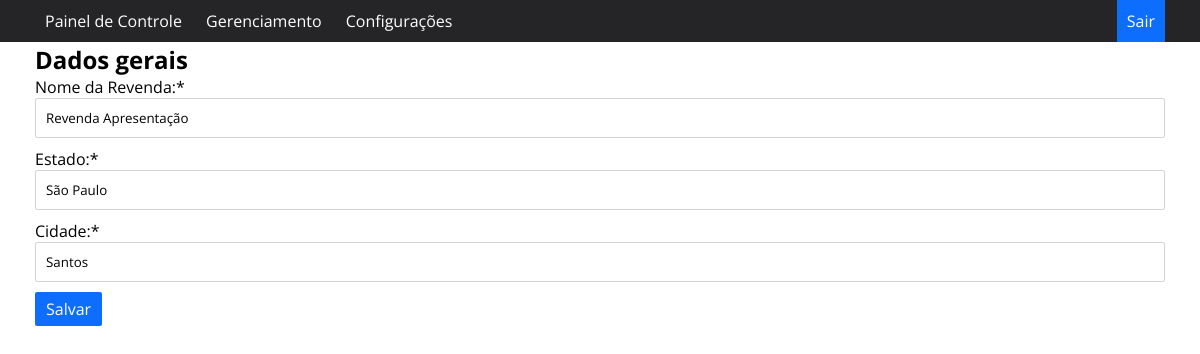
Page /editarrevenda/1 on the committed database.
### app.py (models this page shows, shortened)
class Revenda(db.Model):
    id = db.Column('id', Integer, primary_key=True, autoincrement=True)
    datainsercao = db.Column('datainsercao', String(500), nullable=False)
    revenda = db.Column('revenda', String(255), nullable=False)
    estado = db.Column('estado', String(255), nullable=False)
    cidade = db.Column('cidade', String(255), nullable=False)

### app.py (the view)
@app.route('/editarrevenda/<int:id>', methods=['GET', 'POST'])
def editarrevenda(id):
    revenda = Revenda.query.get(id)
    if request.method:
        if request.method == 'POST':
            revenda.revenda = request.form['revenda']
            revenda.estado = request.form['estado']
            revenda.cidade = request.form['cidade']
            db.session.commit()
            return redirect(url_for('gerenciamentorevendas'))
        return render_template('editarrevenda.html', revenda=revenda)
    return render_template('gerenaciamentorevendas.html', revenda=revenda)

### templates/editarrevenda.html (shortened to what this page needs)
<!DOCTYPE html>
<html lang="en">
<head>
    <link rel="stylesheet" href="{{ url_for('static', filename='estilo.css') }}">
</head>
<body>
    <nav id="menu-h">
        <ul>
            <li><a href="/paineldecontrole">Painel de Controle</a></li>
            <li><a href="#">Gerenciamento</a>
        </li>
        <li><a href="#">Configurações</a>
        </li>
            <li id="sair"><a href="#">Sair</a></li>
        </ul>
    </nav>
    <div class="container">
    <h1>Editar Revenda</h1>
    <h2>Dados gerais</h2>
    <section>
    <form name="editarrevenda" class="form" method="post" action="/editarrevenda/{{revenda.id}}">
            <div class="form-group">
                <label for="revenda" class="label">Nome da Revenda:*</label>
                <input type="text" name="revenda" class="form-control" required value="{{revenda.revenda}}">
            </div>
            <div class="form-group">
                <label for="estado" class="label">Estado:*</label>
                <input type="text" name="estado" class="form-control" required value="{{revenda.estado}}">
            </div>
            <div class="form-group">
                <label for="cidade" class="label">Cidade:*</label>
                <input type="text" name="cidade" class="form-control" required value="{{revenda.cidade}}">
            </div>
            <div class="buttons">
            <button class="btnedit" type="submit">Salvar</button>
            </div>
    </form>
    </section>
</div>
</body>
</html>

### static/estilo.css (style rules this page uses)
:root { --cor-hover: #0d6efd; --cor-fundo: rgb(37, 37, 39); --cor-kpi: #F7CB05; --cor-primaria: rgb(211, 211, 214); }
* { margin: 0 auto; padding: 0; box-sizing: border-box; font-family: 'Open Sans', sans-serif; }
h1 { max-width: 1130px; text-align: center; }
.container { max-width: 1130px; }
#menu-h { background-color: var(--cor-fundo); }
#menu-h ul { max-width: 1130px; list-style: none; padding: 0; background-color: var(--cor-fundo); }
#menu-h ul li { display: inline; position: relative; }
#menu-h ul li a { text-decoration: none; color: #fff; padding: 10px; display: inline-block; transition: background .2s; }
#menu-h ul #sair { float: right; background-color: var(--cor-hover); }
#menu-h { position: fixed; width: 100%; }
.buttons { align-items: center; display: inline-block; }
.btnedit { border: none; font-size: 12pt; padding: 6px 11px 6px 11px; background-color: var(--cor-hover); color: white; cursor: pointer; transition: background .2s; border-radius: 2px; text-decoration: none; }
section { display: flex; align-items: center; justify-content: center; }
form div { display: flex; flex-direction: column; margin-bottom: 10px; }
.label { margin-left: 0px; }
.form-control { outline: unset; padding: 10px; width: 1130px; border: 1px solid var(--cor-primaria); border-radius: 2px; }

### rows in the picture
Revenda: revenda "Revenda Apresentação", estado "São Paulo", cidade "Santos"
